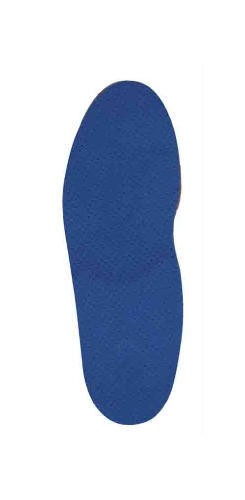
#> input picture Przetwarzanie_obrazu_Steganografia/insole/data/1_L.jpg, 245 x 500 px
$ python script.py
#> lines starting #> are read from the running program, lines starting #| are printed output that depends on the picture; after the words box and inside, x2 and y2 are one past the last pixel; in counts of white or black regions, pixels touching at a corner belong together
import cv2
import numpy as np
from matplotlib import pyplot as plt

# img = cv2.imread("data/1_insole_L.jpg", 0)
# img = cv2.imread("data/1_leg_L.jpg", 0)
img = cv2.imread("data/1_L.jpg", 0)
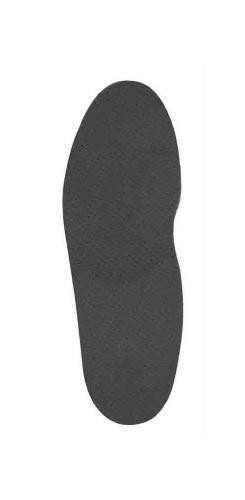
#> img: shape (500, 245); min 37, max 255, mean 204.7
img = cv2.GaussianBlur(img, (21, 21), cv2.BORDER_DEFAULT)
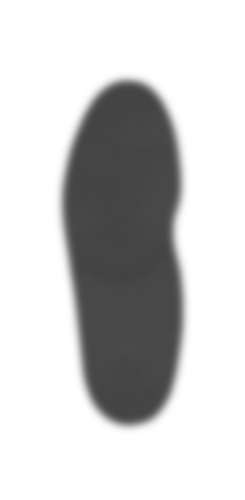
#> img: shape (500, 245); min 67, max 255, mean 204.7

edges = cv2.Canny(img, 30, 40)
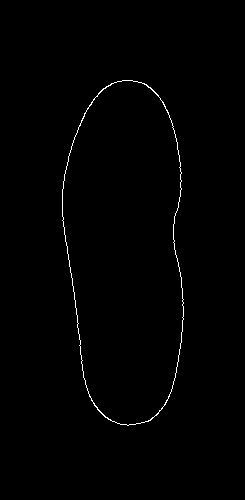
#> edges: shape (500, 245); 0.67% white in thin lines or dots, all inside (x1, y1, x2, y2) = (62, 80, 184, 426)

struct = np.ones((5, 5), np.uint8)
edges = cv2.dilate(edges, struct, iterations=1)
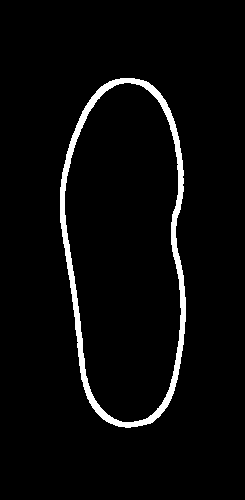
#> edges: shape (500, 245); 3.8% white; 1 white region, box (x1, y1, x2, y2) and area: (60, 78, 186, 428) 4660
struct = np.ones((3, 3), np.uint8)
edges = cv2.erode(edges, struct, iterations=1)
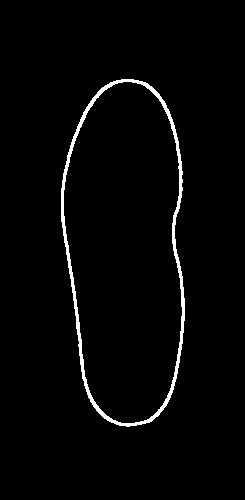
#> edges: shape (500, 245); 2.3% white; 1 white region, box (x1, y1, x2, y2) and area: (61, 79, 185, 427) 2760

fix, ax = plt.subplots(1, 2)
ax[0].imshow(img, cmap="gray")
ax[1].imshow(edges, cmap="gray")
plt.show()
